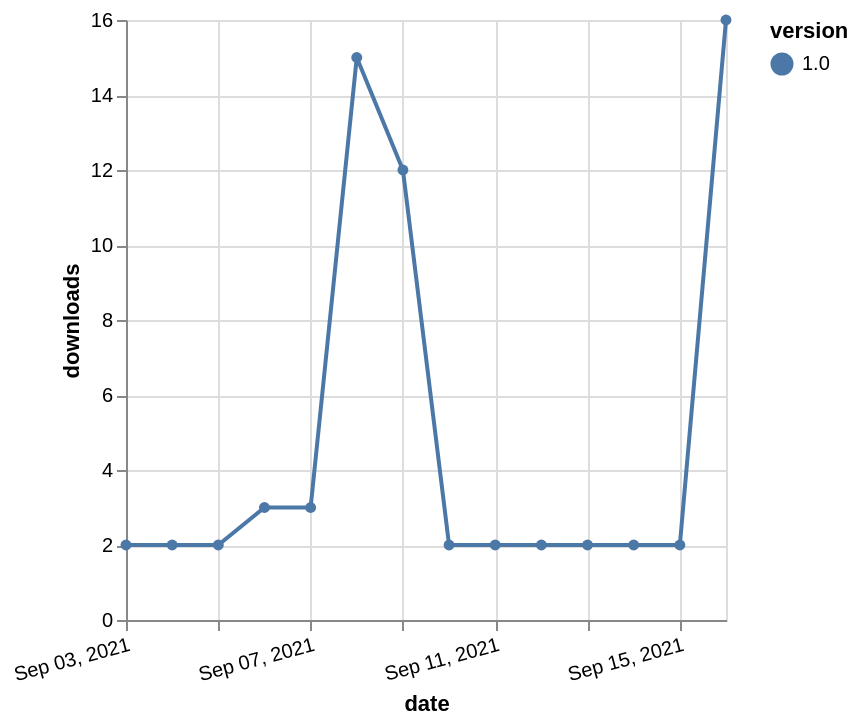

Specify this chart in Vega-Lite:
### Vega-Lite specification from a JSON file in a GitHub repository (floating-point values rounded to 4 significant figures)
{"$schema": "https://vega.github.io/schema/vega-lite/v5.json", "description": "A simple bar chart with embedded data.", "data": {"values": [{"date": "2021-09-03", "total": 4099, "delta": 2, "version": "1.0"}, {"date": "2021-09-04", "total": 4101, "delta": 2, "version": "1.0"}, {"date": "2021-09-05", "total": 4103, "delta": 2, "version": "1.0"}, {"date": "2021-09-06", "total": 4106, "delta": 3, "version": "1.0"}, {"date": "2021-09-07", "total": 4109, "delta": 3, "version": "1.0"}, {"date": "2021-09-08", "total": 4124, "delta": 15, "version": "1.0"}, {"date": "2021-09-09", "total": 4136, "delta": 12, "version": "1.0"}, {"date": "2021-09-10", "total": 4138, "delta": 2, "version": "1.0"}, {"date": "2021-09-11", "total": 4140, "delta": 2, "version": "1.0"}, {"date": "2021-09-12", "total": 4142, "delta": 2, "version": "1.0"}, {"date": "2021-09-13", "total": 4144, "delta": 2, "version": "1.0"}, {"date": "2021-09-14", "total": 4146, "delta": 2, "version": "1.0"}, {"date": "2021-09-15", "total": 4148, "delta": 2, "version": "1.0"}, {"date": "2021-09-16", "total": 4164, "delta": 16, "version": "1.0"}]}, "width": "container", "mark": {"type": "line", "point": {"filled": true}}, "encoding": {"x": {"field": "date", "type": "temporal", "timeUnit": "yearmonthdate", "title": "date", "axis": {"labelAngle": -15}}, "y": {"field": "delta", "type": "quantitative", "title": "downloads"}, "color": {"field": "version", "type": "nominal"}, "tooltip": {"field": "delta"}}}
